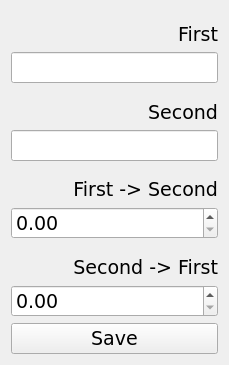
<?xml version="1.0" encoding="UTF-8"?>
<ui version="4.0">
 <class>LinkWidget</class>
 <widget class="QWidget" name="LinkWidget">
  <property name="geometry">
   <rect>
    <x>0</x>
    <y>0</y>
    <width>229</width>
    <height>365</height>
   </rect>
  </property>
  <property name="font">
   <font>
    <family>Verdana</family>
    <pointsize>14</pointsize>
   </font>
  </property>
  <property name="windowTitle">
   <string>LinkWidget</string>
  </property>
  <property name="layoutDirection">
   <enum>Qt::LeftToRight</enum>
  </property>
  <layout class="QVBoxLayout" name="verticalLayout_5">
   <item>
    <layout class="QVBoxLayout" name="verticalLayout">
     <item>
      <widget class="QLabel" name="label">
       <property name="text">
        <string>First</string>
       </property>
       <property name="alignment">
        <set>Qt::AlignBottom|Qt::AlignRight|Qt::AlignTrailing</set>
       </property>
      </widget>
     </item>
     <item>
      <widget class="QLineEdit" name="first">
       <property name="readOnly">
        <bool>true</bool>
       </property>
      </widget>
     </item>
    </layout>
   </item>
   <item>
    <layout class="QVBoxLayout" name="verticalLayout_2">
     <item>
      <widget class="QLabel" name="label_2">
       <property name="text">
        <string>Second</string>
       </property>
       <property name="alignment">
        <set>Qt::AlignBottom|Qt::AlignRight|Qt::AlignTrailing</set>
       </property>
      </widget>
     </item>
     <item>
      <widget class="QLineEdit" name="second">
       <property name="readOnly">
        <bool>true</bool>
       </property>
      </widget>
     </item>
    </layout>
   </item>
   <item>
    <layout class="QVBoxLayout" name="verticalLayout_6">
     <item>
      <widget class="QLabel" name="label_5">
       <property name="text">
        <string>First -&gt; Second</string>
       </property>
       <property name="alignment">
        <set>Qt::AlignBottom|Qt::AlignRight|Qt::AlignTrailing</set>
       </property>
      </widget>
     </item>
     <item>
      <widget class="QDoubleSpinBox" name="to_second">
       <property name="decimals">
        <number>2</number>
       </property>
       <property name="minimum">
        <double>0.000000000000000</double>
       </property>
       <property name="singleStep">
        <double>0.010000000000000</double>
       </property>
       <property name="value">
        <double>0.000000000000000</double>
       </property>
      </widget>
     </item>
    </layout>
   </item>
   <item>
    <layout class="QVBoxLayout" name="verticalLayout_7">
     <item>
      <widget class="QLabel" name="label_6">
       <property name="text">
        <string>Second -&gt; First</string>
       </property>
       <property name="alignment">
        <set>Qt::AlignBottom|Qt::AlignRight|Qt::AlignTrailing</set>
       </property>
      </widget>
     </item>
     <item>
      <widget class="QDoubleSpinBox" name="to_first">
       <property name="decimals">
        <number>2</number>
       </property>
       <property name="minimum">
        <double>0.000000000000000</double>
       </property>
       <property name="singleStep">
        <double>0.010000000000000</double>
       </property>
       <property name="value">
        <double>0.000000000000000</double>
       </property>
      </widget>
     </item>
    </layout>
   </item>
   <item>
    <widget class="QPushButton" name="save">
     <property name="text">
      <string>Save</string>
     </property>
    </widget>
   </item>
  </layout>
 </widget>
 <layoutdefault spacing="6" margin="11"/>
 <resources/>
 <connections/>
</ui>
